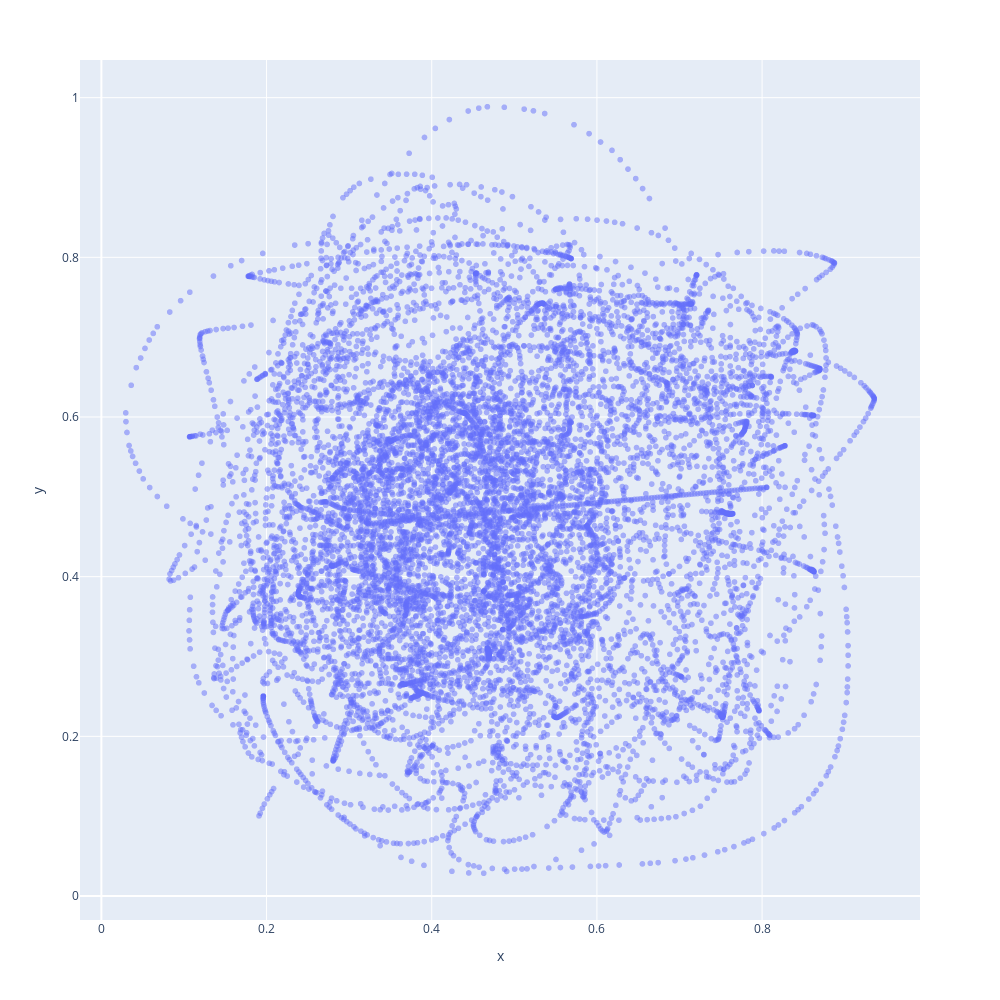

Write notebook code for a chart like this one.
### Code cell
fig = px.scatter(x=data_df['x'], y=data_df['y'], opacity=0.5)
fig.layout.update(showlegend=False,
                  autosize=False,
                  width=1000,
                  height=1000,)
fig

### Figure 1 — Plotly figure (JSON) as saved in the notebook; plotly's stock layout.template omitted (floating-point values rounded to 4 significant figures; data arrays with more than 128 entries replaced by an {"elided": "..."} marker saying what was removed)
{"data": [{"hovertemplate": "x=%{x}<br>y=%{y}<extra></extra>", "legendgroup": "", "marker": {"color": "#636efa", "opacity": 0.5, "symbol": "circle"}, "mode": "markers", "name": "", "showlegend": false, "type": "scattergl", "x": {"elided": "11137 float values"}, "xaxis": "x", "y": {"elided": "11137 float values"}, "yaxis": "y"}], "layout": {"autosize": false, "height": 1000, "legend": {"tracegroupgap": 0}, "margin": {"t": 60}, "showlegend": false, "width": 1000, "xaxis": {"anchor": "y", "autorange": true, "domain": [0, 1], "range": [-0.0259, 0.9912], "title": {"text": "x"}, "type": "linear"}, "yaxis": {"anchor": "x", "autorange": true, "domain": [0, 1], "range": [-0.03004, 1.047], "title": {"text": "y"}, "type": "linear"}}}
